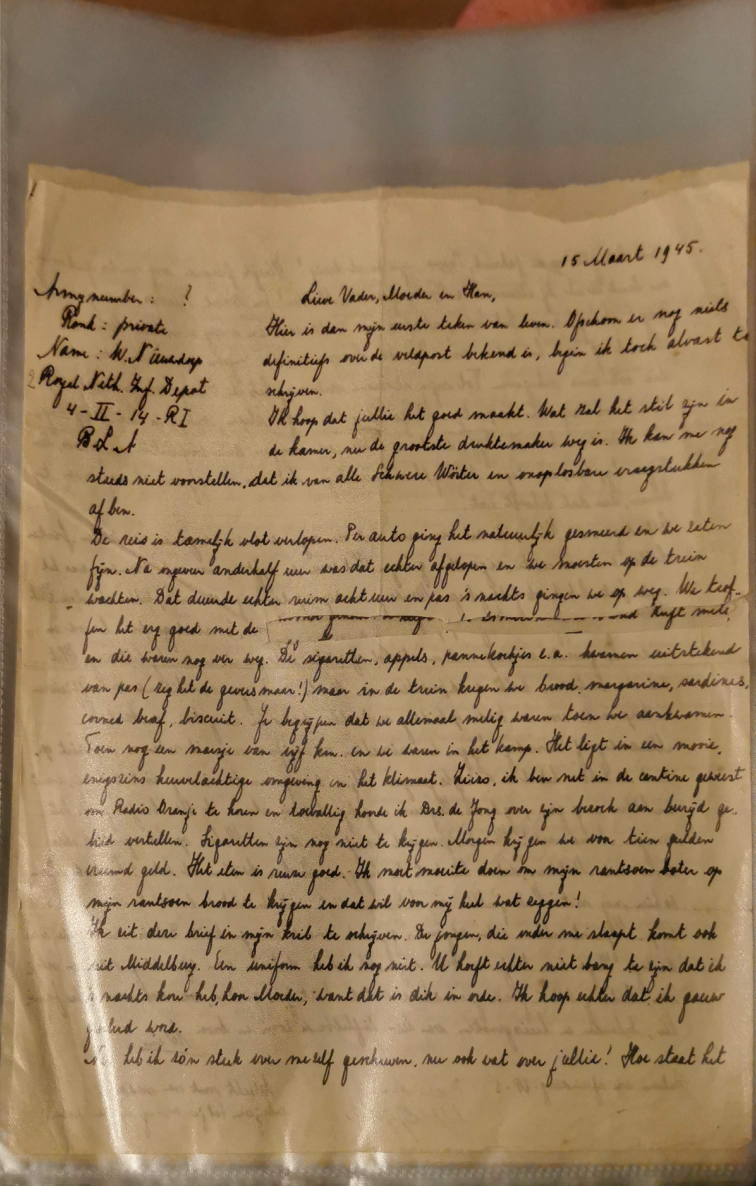
#> input picture tests/fixtures/1945-03-15_p1.jpg, 2268 x 3556 px (shown at 1/3 size)
$ python -i preprocess.py   (imports and definitions only)
#> lines starting #> are read from the running program, lines starting #| are printed output that depends on the picture; after the words box and inside, x2 and y2 are one past the last pixel; in counts of white or black regions, pixels touching at a corner belong together
#> further down, picture is the input picture: shape (3556, 2268, 3); mean B, G, R 94.4, 127.1, 152.7
"""Stage 1b: turn a photo of a page into model-ready images.

Steps, each optional and individually testable:
1. Find the paper quadrilateral and warp it flat (removes sleeve curvature, table).
2. Grayscale + CLAHE + mild unsharp. No hard binarisation: VLMs read grayscale better.
3. Gentle bleed-through suppression by dividing out a large-scale background estimate.
4. Resize so the long side is ``long_side`` px.
5. Cut overlapping horizontal bands; bands are sent alongside the full page so the model
   sees each line at higher effective resolution.
"""

from __future__ import annotations

from dataclasses import dataclass, field
from pathlib import Path

import cv2
import numpy as np


@dataclass
class PreprocessConfig:
    long_side: int = 2200
    dewarp: bool = True
    min_quad_area: float = 0.30  # quad must cover this fraction of the photo
    max_quad_area: float = 0.97  # a quad covering (almost) the whole photo is not a page
    clahe_clip: float = 0.0  # off by default: CLAHE amplifies bleed-through
    bleed_kernel: int = 61  # odd; larger = smoother background estimate
    bleed_strength: float = 1.0  # 0 = off, 1 = full background normalisation
    levels_low: float = 0.30  # after normalisation: below -> black
    levels_high: float = 0.80  # above -> white; faint reverse-side ink lands here
    unsharp_amount: float = 0.4
    bands: int = 5
    band_overlap: float = 0.18
    jpeg_quality: int = 92


@dataclass
class ProcessedPage:
    page_path: Path
    band_paths: list[Path] = field(default_factory=list)
    quad: np.ndarray | None = None


def order_quad(pts: np.ndarray) -> np.ndarray:
    """Order 4 points as top-left, top-right, bottom-right, bottom-left."""
    pts = pts.reshape(4, 2).astype(np.float32)
    s = pts.sum(axis=1)
    d = np.diff(pts, axis=1).ravel()
    return np.array(
        [pts[np.argmin(s)], pts[np.argmin(d)], pts[np.argmax(s)], pts[np.argmax(d)]], np.float32
    )


def find_page_quad(
    img: np.ndarray, min_area_frac: float = 0.30, max_area_frac: float = 0.97
) -> np.ndarray | None:
    """Largest 4-corner contour that looks like a sheet of paper, or None."""
#> called with min_area_frac = 0.3, max_area_frac = 0.97
    h, w = img.shape[:2]
#> h = 3556; w = 2268
    scale = 800 / max(h, w)
#> scale = 0.225
    small = cv2.resize(img, (int(w * scale), int(h * scale)))
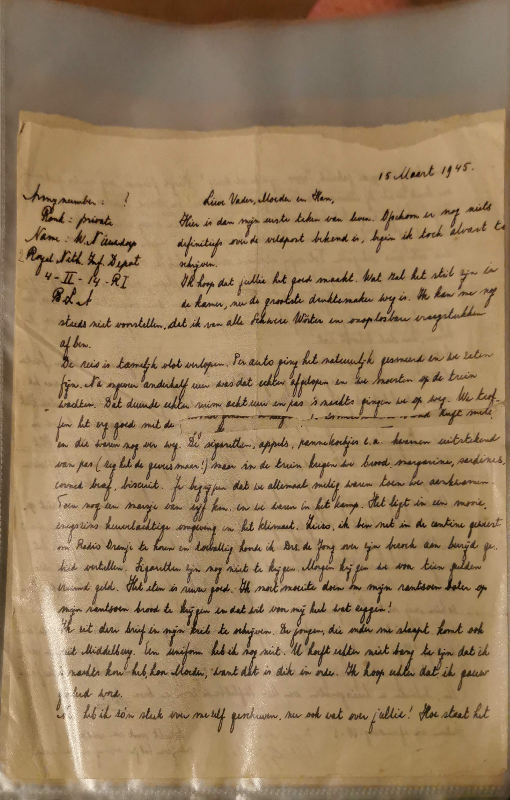
#> small: shape (800, 510, 3); mean B, G, R 94.3, 127, 152.6
    gray = cv2.cvtColor(small, cv2.COLOR_BGR2GRAY)
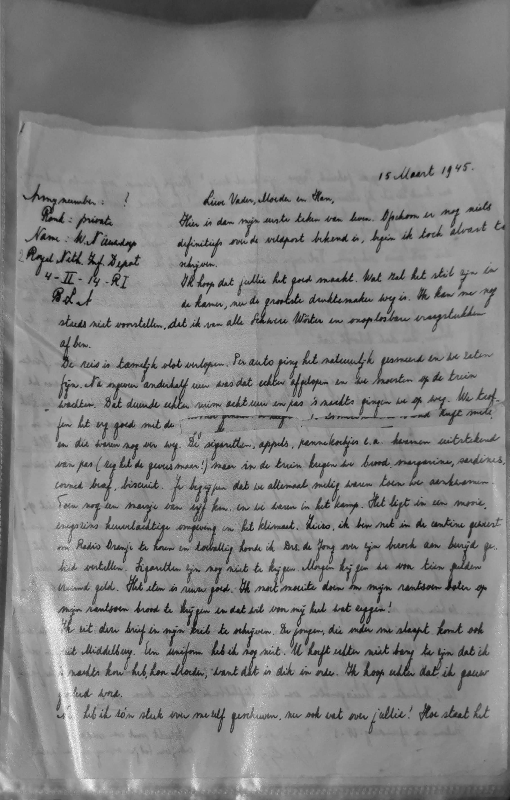
#> gray: shape (800, 510); min 4, max 249, mean 131
    gray = cv2.GaussianBlur(gray, (5, 5), 0)
    # Paper is the bright region; Otsu separates it from a darker table/sleeve edge.
    _, thr = cv2.threshold(gray, 0, 255, cv2.THRESH_BINARY + cv2.THRESH_OTSU)
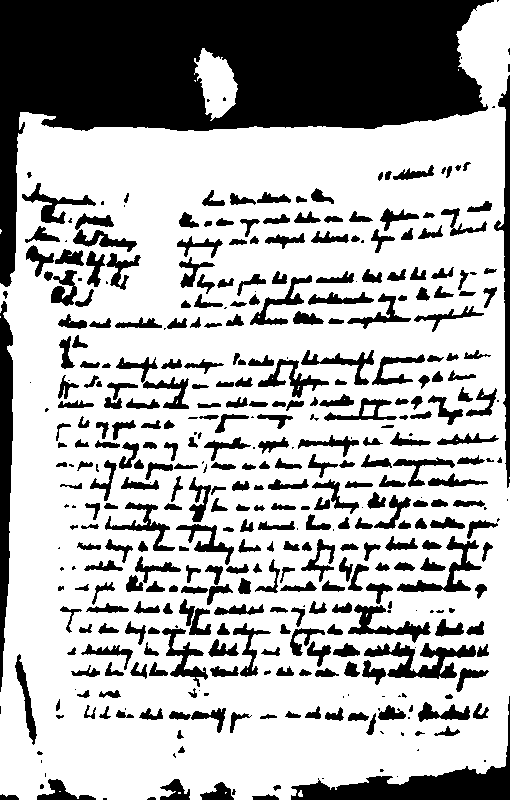
#> thr: shape (800, 510); 68.5% white; 417 black regions (83 under 20 px), largest, box (x1, y1, x2, y2) and area: (0, 0, 494, 287) 59751, (291, 696, 510, 800) 4944, (0, 301, 13, 692) 3483
    thr = cv2.morphologyEx(thr, cv2.MORPH_CLOSE, np.ones((9, 9), np.uint8))
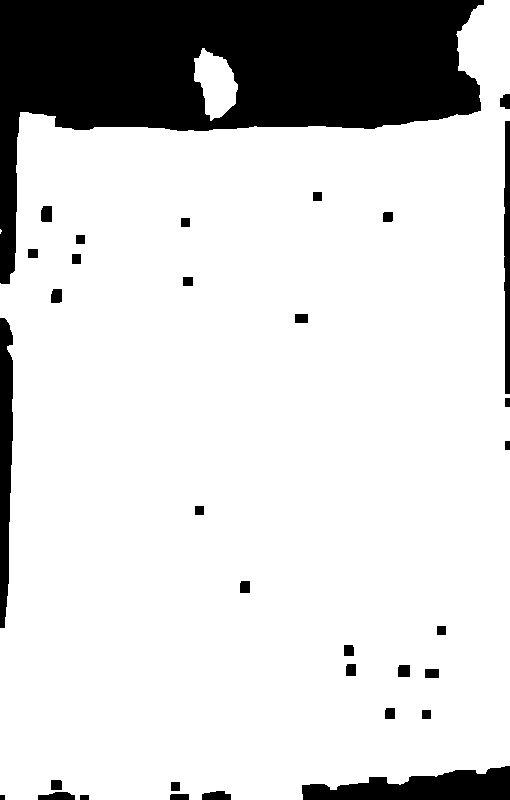
#> thr: shape (800, 510); 82.4% white; 33 black regions
    contours, _ = cv2.findContours(thr, cv2.RETR_EXTERNAL, cv2.CHAIN_APPROX_SIMPLE)
#> contours = 3 contours, 1 with area under 20; largest, box (x1, y1, x2, y2) and area: (0, 0, 510, 800) 335181, (194, 48, 238, 121) 1938
    best = None
    best_area = 0.0
    for c in contours:
        area = cv2.contourArea(c)
        frac = area / (small.shape[0] * small.shape[1])
        if frac < min_area_frac or frac > max_area_frac:
            continue
        peri = cv2.arcLength(c, True)
        approx = cv2.approxPolyDP(c, 0.02 * peri, True)
        if len(approx) != 4:
            # fall back to the minimum-area rectangle of a large blob
            approx = cv2.boxPoints(cv2.minAreaRect(c)).astype(np.int32).reshape(-1, 1, 2)
        if area > best_area:
            best, best_area = approx, area
#> this loop made 3 passes
#> (area, frac, peri, best, best_area) on pass 3: (335181, 0.822, 2808.5, [[509, 799], [0, 799], [0, 0], [509, 0]], 335181)
#> (area, frac) on pass 2: (1938.5, 0.00475)
#> after the loop, best_area = 335181
    if best is None:
        return None
    return order_quad(best.astype(np.float32) / scale)
#> in order_quad, `pts = pts.reshape(4, 2).astype(np.float32)`: pts = [[2262.5, 3551.6], [0, 3551.6], [0, 0], [2262.5, 0]]
#> in order_quad, `s = pts.sum(axis=1)`: s = [5814.1, 3551.6, 0, 2262.5]
#> in order_quad, `d = np.diff(pts, axis=1).ravel()`: d = [1289, 3551.6, 0, -2262.5]


# [95 lines left out: functions warp_to_quad, suppress_bleed, levels, enhance, resize_long_side, cut_bands and 2 more, not called in this run]

>>> import cv2
>>> picture = cv2.imread('../../tests/fixtures/1945-03-15_p1.jpg')
>>> result = find_page_quad(picture)
#> result = [[0, 0], [2262.5, 0], [2262.5, 3551.6], [0, 3551.6]]

$ run again, on tests/fixtures/1945-03-15_p2.jpg
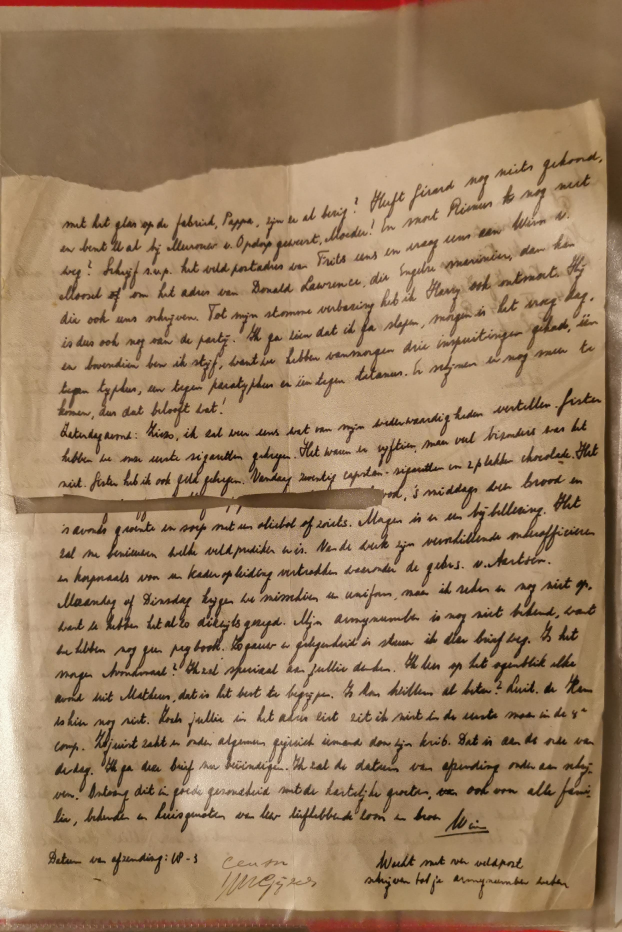
#> input picture tests/fixtures/1945-03-15_p2.jpg, 2488 x 3728 px (shown at 1/4 size)
#> picture is the input picture: shape (3728, 2488, 3); mean B, G, R 99, 129.5, 157.8
#> in find_page_quad, `_, thr = cv2.threshold(gray, 0, 255, cv2.THRESH_BINARY + cv2.THRESH_OT..`:
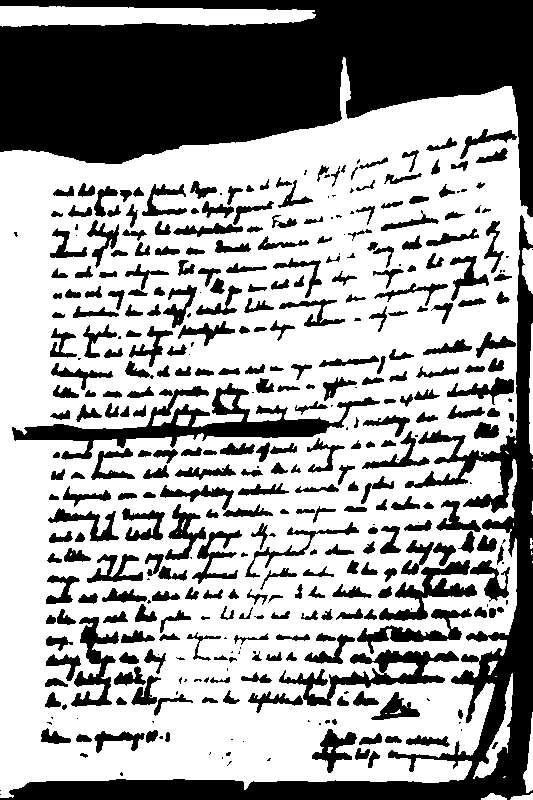
#> thr: shape (800, 533); 62.8% white; 400 black regions (87 under 20 px), largest, box (x1, y1, x2, y2) and area: (0, 0, 533, 217) 65406, (0, 215, 533, 800) 25442, (12, 383, 380, 460) 6578
#> in find_page_quad, `thr = cv2.morphologyEx(thr, cv2.MORPH_CLOSE, np.ones((9, 9), np.uint8))`:
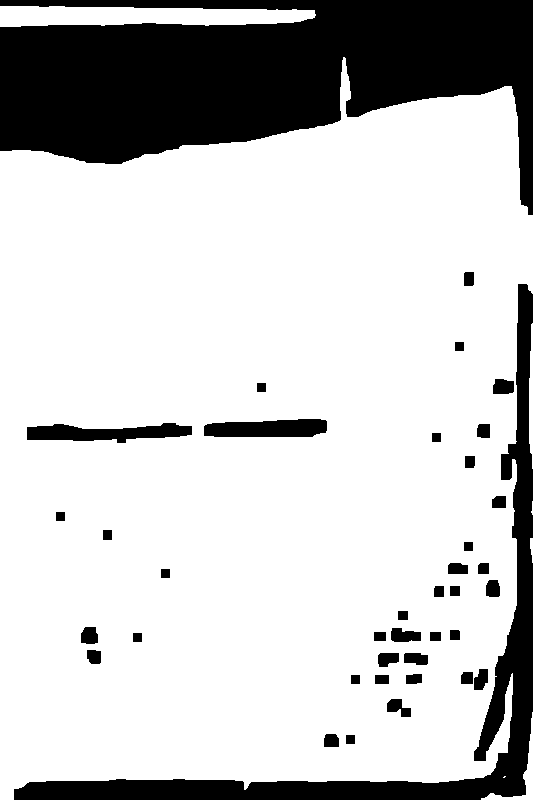
#> thr: shape (800, 533); 77.8% white; 39 black regions
#> contours = 7 contours, 2 with area under 20; largest, box (x1, y1, x2, y2) and area: (0, 57, 533, 800) 333050, (0, 6, 316, 27) 4906, (481, 712, 533, 800) 487, (529, 323, 533, 469) 298, (530, 538, 533, 563) 27
#> the loop in find_page_quad, `for c in contours:` made 7 passes
#> (area, frac, peri, best, best_area) on pass 6: (333050, 0.781, 2898.2, [[511, 86], [0, 151], [0, 799], [507, 752]], 333050)
#> after the loop in find_page_quad, `for c in contours:`: best_area = 333050
#> pts = [[2381.3, 400.8], [0, 703.7], [0, 3723.3], [2362.6, 3504.3]]
#> s = [2782, 703.7, 3723.3, 5866.9]
#> d = [-1980.5, 703.7, 3723.3, 1141.7]
#> result = [[0, 703.7], [2381.3, 400.8], [2362.6, 3504.3], [0, 3723.3]]
